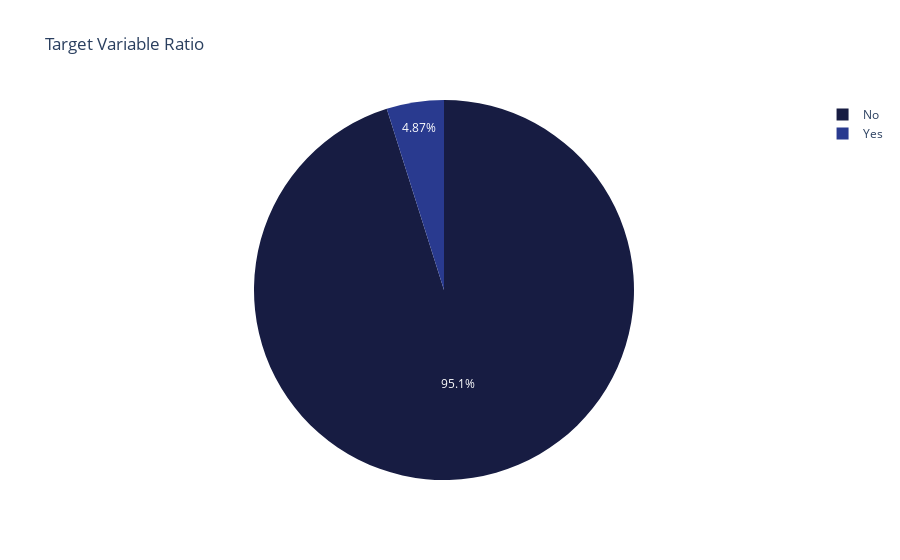

The notebook cell saved with this chart:
### Markdown cell above
### Target Variable Balance

### Code cell
num_positive_target = len(df.loc[df.stroke=='Yes'])
num_negative_target = len(df.loc[df.stroke=='No'])
percentage_positive = round((num_positive_target/df.shape[0])*100,2)
percentage_negative = round((num_negative_target/df.shape[0])*100,2)
print('Number of positive target observations:',num_positive_target)
print('Number of negative target observations:',num_negative_target)
print(f'Percentage positive target variables: {percentage_positive} %')
print(f'Percentage negative target variables: {percentage_negative} %')

fig = px.pie(
    df, 
    names='stroke',
    color_discrete_sequence=px.colors.diverging.balance,
    title='Target Variable Ratio'
)
# fig.write_image(fig_dir+"stroke_ratio.png")
fig.show()

### Figure 1 — Plotly figure (JSON) as saved in the notebook; plotly's stock layout.template omitted (floating-point values rounded to 4 significant figures; data arrays with more than 128 entries replaced by an {"elided": "..."} marker saying what was removed)
{"data": [{"domain": {"x": [0, 1], "y": [0, 1]}, "hovertemplate": "stroke=%{label}<extra></extra>", "labels": {"elided": "5110 str values"}, "legendgroup": "", "name": "", "showlegend": true, "type": "pie"}], "layout": {"legend": {"tracegroupgap": 0}, "piecolorway": ["rgb(23, 28, 66)", "rgb(41, 58, 143)", "rgb(11, 102, 189)", "rgb(69, 144, 185)", "rgb(142, 181, 194)", "rgb(210, 216, 219)", "rgb(230, 210, 204)", "rgb(213, 157, 137)", "rgb(196, 101, 72)", "rgb(172, 43, 36)", "rgb(120, 14, 40)", "rgb(60, 9, 17)"], "title": {"text": "Target Variable Ratio"}}}
